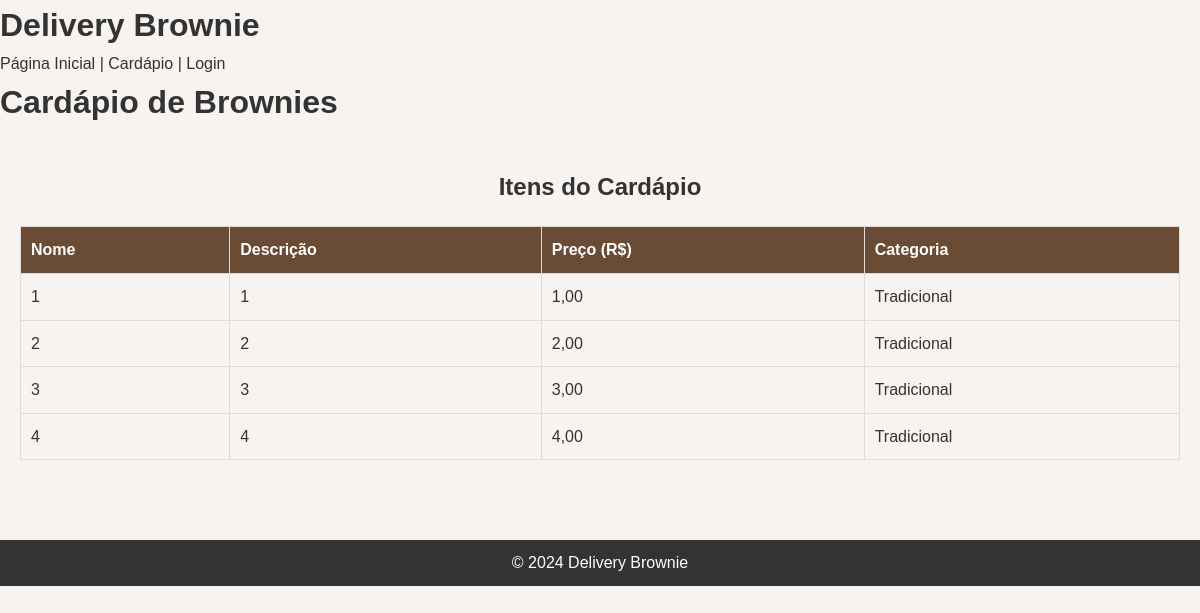
The page /?pag=cardapio on the database as committed earlier.
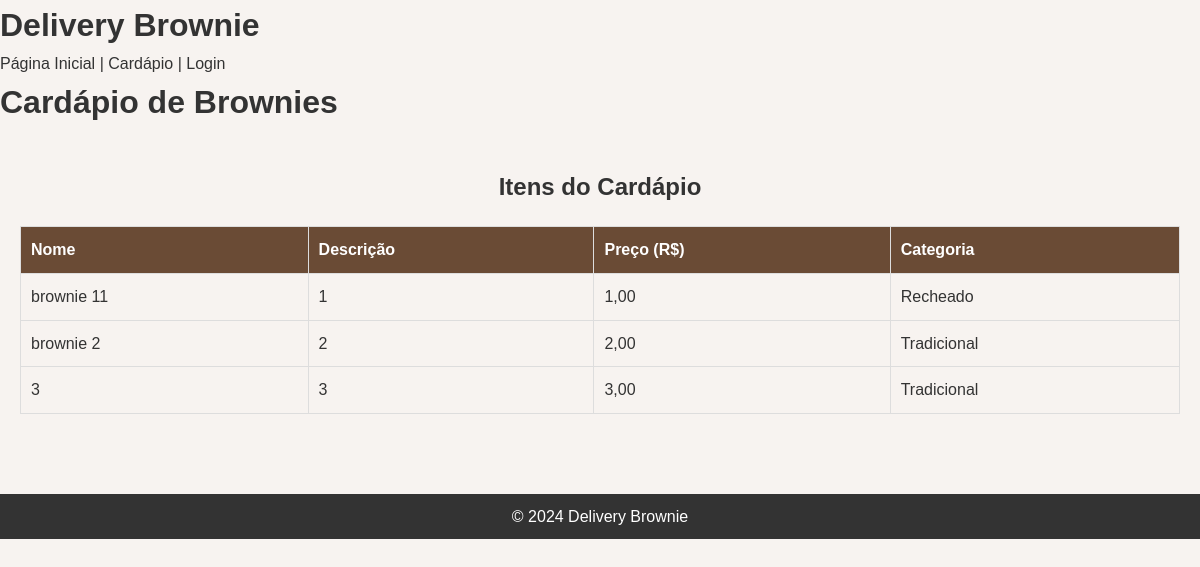
The same page on the database as committed later.
### tables this page shows
CREATE TABLE `itens_menu` (
  `id` int(11) NOT NULL,
  `categorias_id` int(11) DEFAULT NULL,
  `nome` varchar(100) NOT NULL,
  `descricao` text DEFAULT NULL,
  `preco` decimal(10,2) NOT NULL,
  `disponivel` tinyint(1) DEFAULT 1,
  `criado_em` timestamp NOT NULL DEFAULT current_timestamp(),
  `atualizado_em` timestamp NOT NULL DEFAULT current_timestamp() ON UPDATE current_timestamp()
);

CREATE TABLE `categorias` (
  `id` int(11) NOT NULL,
  `categoria` varchar(50) NOT NULL,
  `descricao` text DEFAULT NULL
);

### view/cardapio.php (the view, shortened to what this page needs)
<h1>Cardápio de Brownies</h1>
<?php
$tipo_usuario = isset($_SESSION['tipo']) ? $_SESSION['tipo'] : 'usuario';
include_once ("configuration/config.inc.php");
if ($tipo_usuario === 'admin') {
    $itens_query = "SELECT id, nome, descricao, preco, disponivel, categorias_id FROM itens_menu";
} else {
    $itens_query = "SELECT id, nome, descricao, preco, disponivel, categorias_id FROM itens_menu WHERE disponivel = 1";
}
$itens_result = $conn->query($itens_query);
?>
<section>
    <h2>Itens do Cardápio</h2>
    <table border="1" cellpadding="10" cellspacing="0">
        <thead>
            <tr>
                <th>Nome</th>
                <th>Descrição</th>
                <th>Preço (R$)</th>
                <th>Categoria</th>
            </tr>
        </thead>
        <tbody>
            <?php while ($item = $itens_result->fetch_assoc()): ?>
                <tr>
                    <td><?php echo htmlspecialchars($item['nome']); ?></td>
                    <td><?php echo htmlspecialchars($item['descricao']); ?></td>
                    <td><?php echo number_format($item['preco'], 2, ',', '.'); ?></td>
                    <td>
                        <?php
                        $categoria_id = $item['categorias_id'];
                        $categoria_nome_query = "SELECT categoria FROM categorias WHERE id = $categoria_id";
                        $categoria_nome_result = $conn->query($categoria_nome_query);
                        $categoria_nome = $categoria_nome_result->fetch_assoc();
                        echo htmlspecialchars($categoria_nome['categoria']);
                        ?>
                    </td>
                </tr>
            <?php endwhile; ?>
        </tbody>
    </table>
</section>

Rows that differ between the two databases and show on the page:
removed itens_menu: nome "4", descricao "4", preco "4,00", categorias.categoria "Tradicional"
changed itens_menu: nome "1" → "brownie 11"; categorias.categoria "Tradicional" → "Recheado"
changed itens_menu: nome "2" → "brownie 2"
